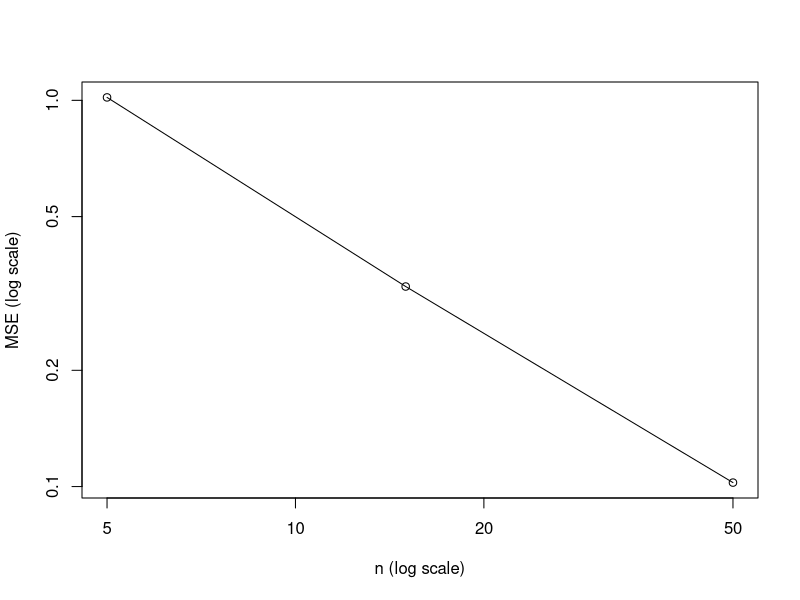
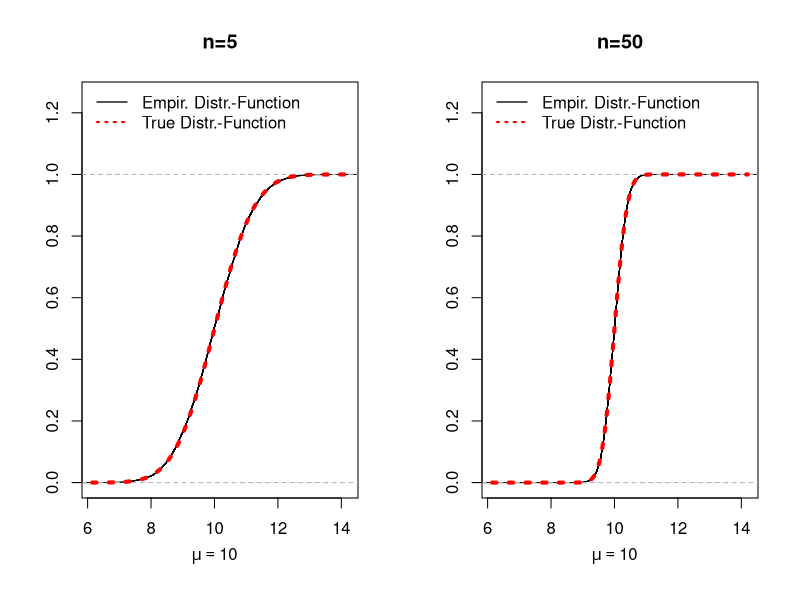
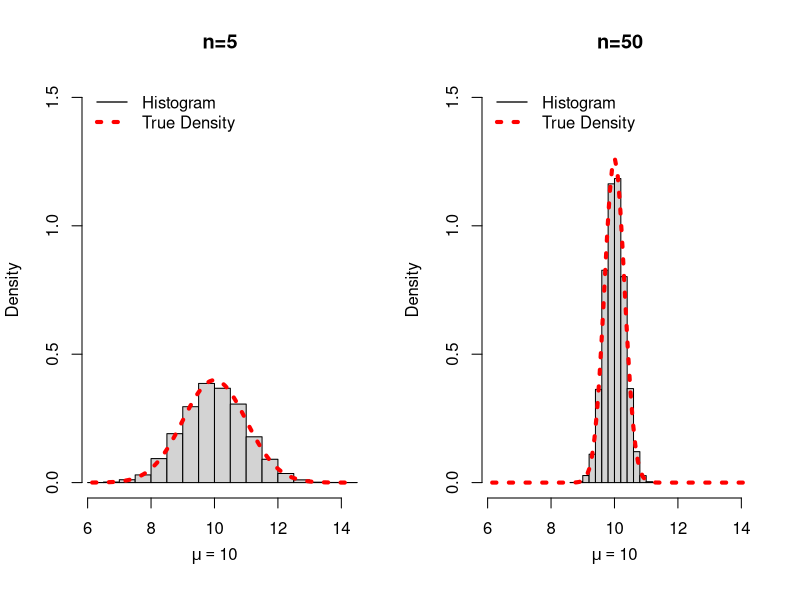

Here is the R script that generated these plots, in order:
## ---- chunk 1
## Set seed for the random number generator to get reproducible results
set.seed(3)
## True parameter value ('theta' here 'mu')
mu            <- 10
## Number of Monte Carlo repetitions:
B             <- 10000
## Sequence of different sample sizes:
n_seq         <- c(5, 15, 50)

## Function that generates estimator realizations 
my_estimates_generator <- function(n){
  X_sample <- rnorm(n = n, mean = mu, sd = sqrt(5))
  ## compute the sample mean realization
  return(mean(X_sample))
}

estimates_mat <- cbind(
  replicate(B, my_estimates_generator(n = n_seq[1])),
  replicate(B, my_estimates_generator(n = n_seq[2])),
  replicate(B, my_estimates_generator(n = n_seq[3]))
)

## Bias of the sample mean for different sample sizes n
MC_Bias_n_seq <- apply(estimates_mat, 2, mean) - mu

## Variance of the sample mean for different sample sizes n
MC_Var_n_seq  <- apply(estimates_mat, 2, var)

## Mean squared error of the sample mean for different sample sizes n
MC_MSE_n_seq  <- apply(estimates_mat, 2, function(x){mean((x - mu)^2)})
## ---- chunk 2
#| label: tbl-mcbvmse
#| tbl-cap: Monte Carlo approximations for the true bias, true variance, and true mean squared error of sample mean.
suppressPackageStartupMessages(library("kableExtra"))
suppressPackageStartupMessages(library("tidyverse"))

MCResults <- tibble(
  "n"                  = n_seq,
  "Bias (MC-Sim) "     = round(MC_Bias_n_seq, 3),
  "Variance (MC-Sim)"  = round(MC_Var_n_seq,  2),
  "MSE (MC-Sim) "      = round(MC_MSE_n_seq,  2))
           
MCResults %>% kbl() %>%  kable_styling()
## ---- chunk 3
plot(y = MC_MSE_n_seq,  
     x = n_seq, 
     type = "o", 
     log = "xy", 
     ylab = "MSE (log scale)",
     xlab = "n (log scale)")

## Slope: 
-log(1/0.1)/log(50/5)
## ---- chunk 4
## True parameter value 
mu            <- 10
## Number of Monte Carlo repetitions:
B             <- 10000
## Sequence of different sample sizes:
n_seq         <- c(5, 50)


## #############################################
## 1st Coding-Possibility: Using a for() loop ##
## #############################################

## Set seed for the random number generator to get reproducible results
set.seed(3)

# Container for the generated estimates:
estimates_mat <- matrix(NA, nrow = B, ncol = length(n_seq))

for(j in 1:length(n_seq)){
  ## select the sample size
  n <- n_seq[j]
  for(b in 1:B){
    ## generate realization of the random sample 
    X_sample <- rnorm(n = n, mean = mu, sd = sqrt(5))
    ## compute the sample mean and safe it
    estimates_mat[b,j] <- mean(X_sample)
  }
}

## ############################################
## 2nd Coding-Possibility: Using replicate() ##
## ############################################

## Set seed for the random number generator to get reproducible results
set.seed(3)

## Function that generates estimator realizations 
my_estimates_generator <- function(n){
  X_sample <- rnorm(n = n, mean = mu, sd = sqrt(5))
  ## compute the sample mean realization
  return(mean(X_sample))
}

estimates_mat <- cbind(
  replicate(B, my_estimates_generator(n = n_seq[1])),
  replicate(B, my_estimates_generator(n = n_seq[2]))
)
## ---- chunk 5
#| label: fig-ecdf
#| fig-cap: "Empirical distribution functions $\\hat{F}_{X_{n},B}$ computed from the $(B=10000)$ simulated realizations $\\bar{X}_{n,1,obs},\\dots,\\bar{X}_{n,B,obs}$ and the theoretical distribution functions for $n=5,50.$ The empirical and the theoretical distribution functions match perfectly." 
library(scales)
par(mfrow=c(1,2))
plot(ecdf(estimates_mat[,1]), main="n=5", ylab="", xlab="", col = "black", xlim = range(estimates_mat[,1]), ylim=c(0,1.25))
mtext(expression(mu==10), side = 1, at = 10, line = 2.5)
curve(pnorm(x, mean=10, sd=sqrt(5/5)), add=TRUE, col="red", lty = 3, lwd=4)
legend("topleft", legend = c("Empir. Distr.-Function", "True Distr.-Function"), col = c("black", "red"), lty = c(1, 3), lwd = c(1.3, 2), bty = "n")
##      
plot(ecdf(estimates_mat[,2]), main="n=50", ylab="", xlab="", col = "black", xlim = range(estimates_mat[,1]), ylim=c(0,1.25))
mtext(expression(mu==10), side = 1, at = 10, line = 2.5)
curve(pnorm(x, mean=10, sd=sqrt(5/50)), add=TRUE, col="red", lty = 3, lwd=4)
legend("topleft", legend = c("Empir. Distr.-Function", "True Distr.-Function"), col = c("black", "red"), lty = c(1, 3), lwd = c(1.3, 2), bty = "n")
## ---- chunk 6
#| label: fig-histdensplots
#| fig-cap: "Histrograms of $(B=10000)$ simulated realizations $\\bar{X}_{n,1,obs},\\dots,\\bar{X}_{n,B,obs}$ and true density functions for $n=5,50.$ The empirical (simulation based) histrograms and the theoretical density functions match perfectly." 
library(scales)
par(mfrow=c(1,2))
hist(estimates_mat[,1], main="n=5", xlab="",  xlim = range(estimates_mat[,1]), prob = TRUE, ylim = c(0, 1.5))
mtext(expression(mu==10), side = 1, at = 10, line = 2.5)
curve(dnorm(x, mean=10, sd=sqrt(5/5)), add=TRUE, lty = 3, lwd=4, col="red")
legend("topleft", legend = c("Histogram","True Density"), 
      col = c("black", "red"), lty = c(1,3), lwd = c(1.3, 4), bty = "n")
##
hist(estimates_mat[,2], main="n=50", xlab="",  xlim = range(estimates_mat[,1]), prob = TRUE, ylim = c(0, 1.5))
mtext(expression(mu==10), side = 1, at = 10, line = 2.5)
curve(dnorm(x, mean=10, sd=sqrt(5/50)), add=TRUE, lty = 3, lwd=4, col="red")
legend("topleft", legend = c("Histogram","True Density"), 
      col = c("black", "red"), lty = c(1,3), lwd = c(1.3, 4), bty = "n")
